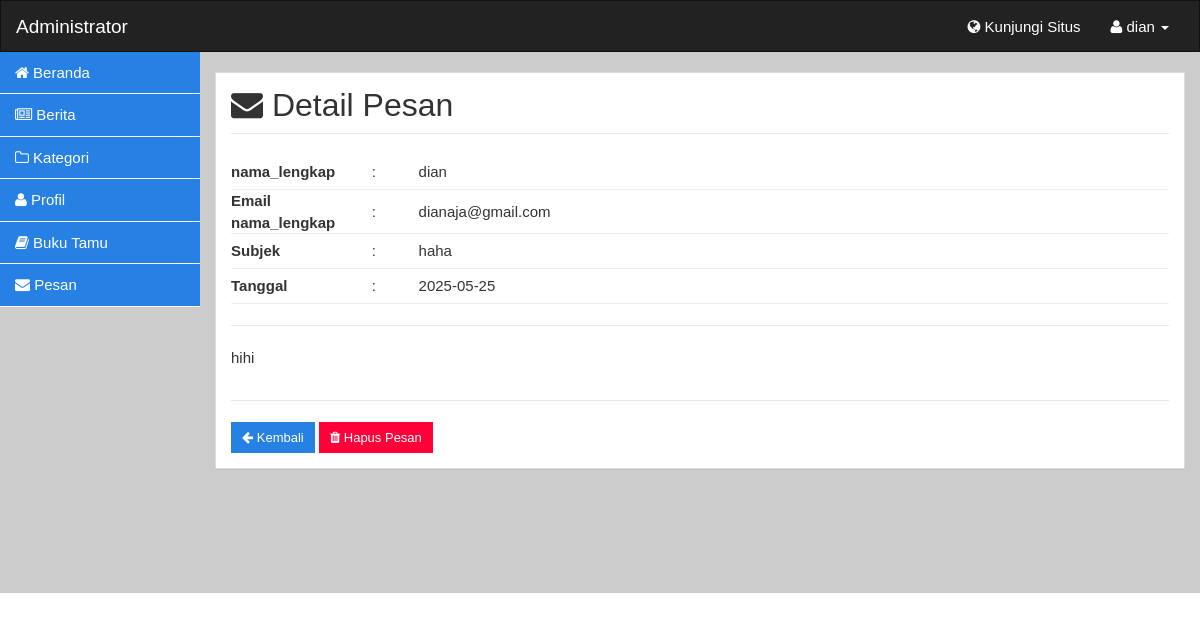
The app's page /admin/lihat-pesan.php?id=1 (signed in) with its own data.
### tables this page shows
CREATE TABLE `pesan` (
  `id` int(11) NOT NULL,
  `email` varchar(150) NOT NULL,
  `nama_lengkap` varchar(100) NOT NULL,
  `subjek` varchar(255) NOT NULL,
  `isi_pesan` text NOT NULL,
  `status` enum('belum_dibaca','dibaca') DEFAULT 'belum_dibaca',
  `tanggal` date NOT NULL
);

### admin/lihat-pesan.php (the view, shortened to what this page needs)
<?php
include 'header.php';
$stmt_pesan = $mysqli->prepare("
    SELECT
        id,
        email,
        nama_lengkap,
        subjek,
        isi_pesan,
        status,
        tanggal
    FROM
        pesan
    WHERE
        id = ?");
$stmt_pesan->bind_param("i", $_GET['id']);
$stmt_pesan->execute();
$qry_pesan = $stmt_pesan->get_result();
$pesan = $qry_pesan->fetch_assoc();
?>
<div class="container-fluid body">
    <div class="row">
        <div class="col-lg-2 sidebar">
            <?php include 'sidebar.php'; ?>
        </div>
        <div class="col-lg-10 main-content">
            <div class="panel panel-default">
                <div class="panel-body">
                    <div class="row">
                        <div class="col-md-12">
                            <h2 class="page-header"><i class="fa fa-envelope"></i> Detail Pesan</h2>
                        </div>
                    </div>
                    <div class="row">
                        <div class="col-md-12">
                            <table class="pesan-table">
                                <tr>
                                    <th width="15%">nama_lengkap</th>
                                    <td width="5%">:</td>
                                    <td width="80%"><?php echo htmlspecialchars($pesan['nama_lengkap']); ?></td>
                                </tr>
                                <tr>
                                    <th>Email nama_lengkap</th>
                                    <td>:</td>
                                    <td><?php echo htmlspecialchars($pesan['email']); ?></td>
                                </tr>
                                <tr>
                                    <th>Subjek</th>
                                    <td>:</td>
                                    <td><?php echo htmlspecialchars($pesan['subjek']); ?></td>
                                </tr>
                                <tr>
                                    <th>Tanggal</th>
                                    <td>:</td>
                                    <td><?php echo htmlspecialchars($pesan['tanggal']); ?></td>
                                </tr>
                            </table>
                            <hr>
                            <div class="message-content">
                                <p><?php echo htmlspecialchars($pesan['isi_pesan']); ?></p>
                            </div>
                        </div>
                    </div>
                    <hr>
                    <div class="row">
                        <div class="col-md-12">
                            <a href="pesan.php" class="btn btn-primary btn-sm"><i class="fa fa-arrow-left"></i> Kembali</a>
                            <a href="hapus-pesan.php?id=<?php echo $pesan['id']; ?>" class="btn btn-danger btn-sm"><i class="fa fa-trash"></i> Hapus Pesan</a>
                        </div>
                    </div>
                </div>
            </div>
        </div>
    </div>
</div>

### records on screen
pesan: nama_lengkap "dian", email "dianaja@gmail.com", subjek "haha", tanggal "2025-05-25", isi_pesan "hihi"

### other values on screen
$_SESSION['nm_author'] "dian"
